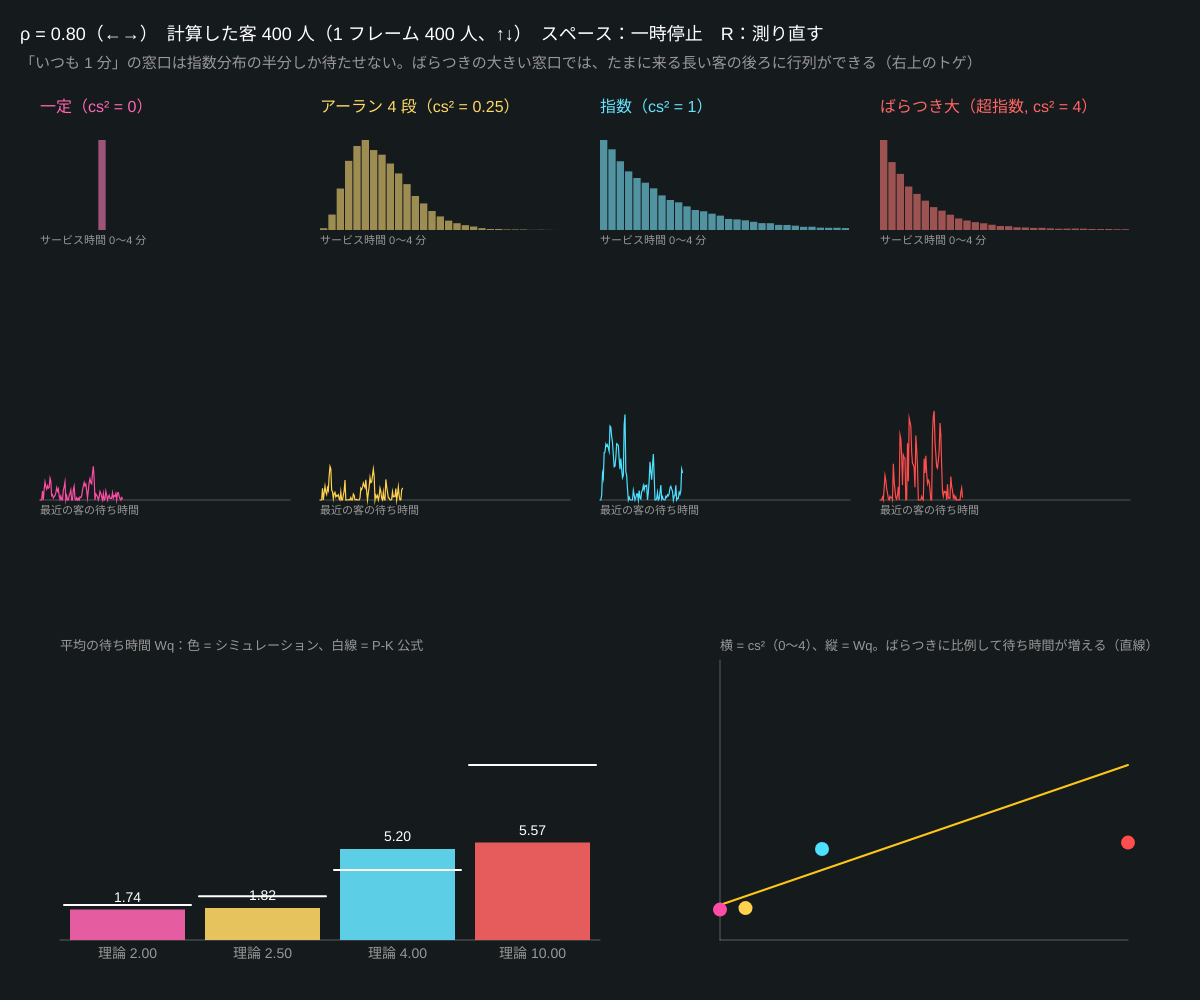
Frame 1 (no input)
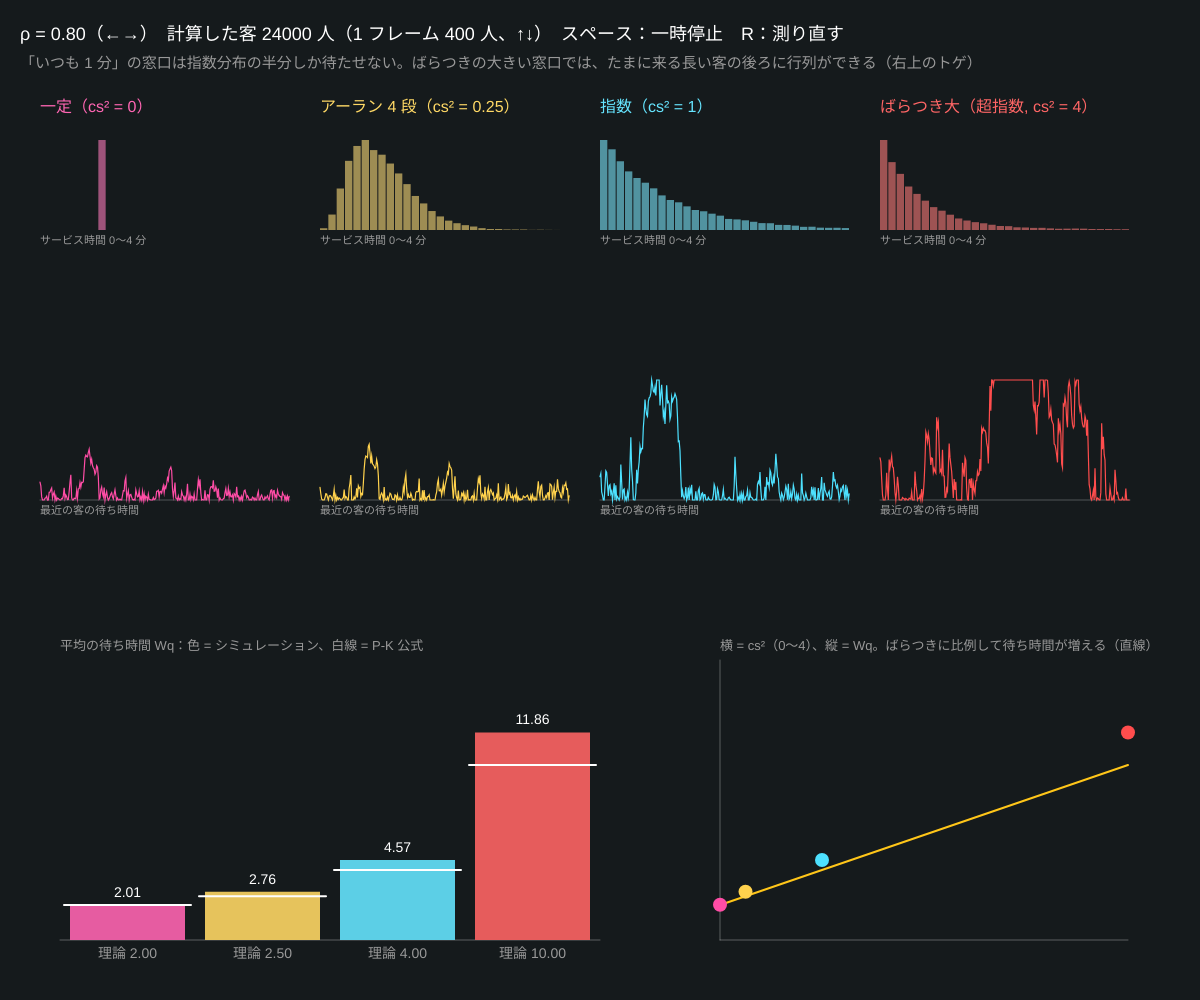
Frame 60 (no input)
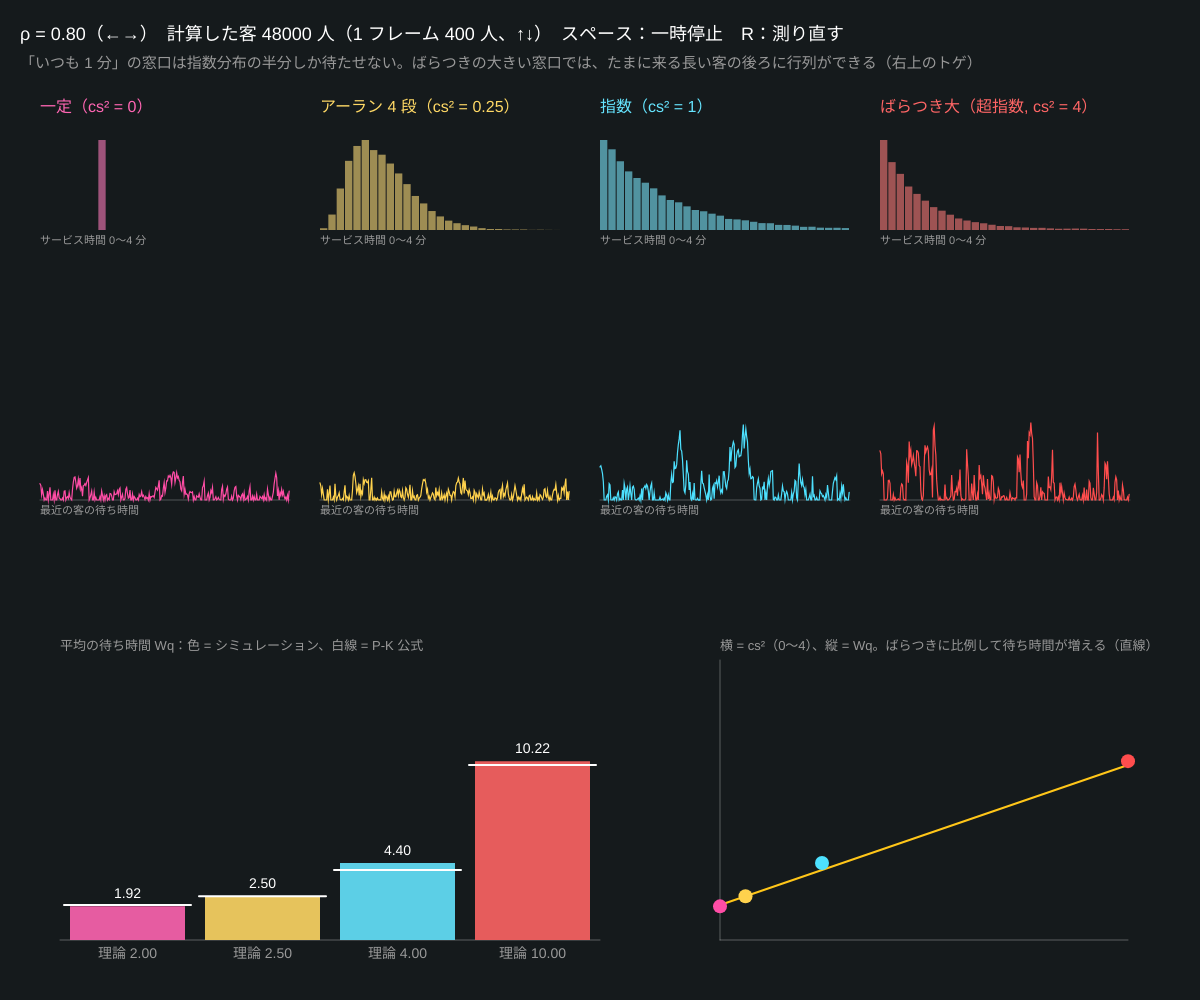
Frame 120 (the mouse pressed at the canvas centre since frame 60)

The p5.js sketch that drew these frames (run headless with seeded random() and noise() and a simulated clock; from frame 60 on, the mouse is pressed at the canvas centre):

// p5.js sketch
// ── sketch.js
// ============================================
// 08 M/G/1 とポラチェック＝ヒンチンの公式
// サービス時間の分布 G が何でもいい窓口 1 つの待ち行列。平均はどれも 1 分なのに、ばらつきで待ち時間が変わる
//   Wq = ρ (1 + cs²) / (2(1 − ρ)) × E[S]　　cs² = 分散 / 平均²（ばらつきの大きさ）
//   4 種類の窓口に同じ客を流して比べる。リンドレーの式 W(次) = max(0, W + S − 到着の間隔) で 1 人ずつ計算
// ←→ = ρ / ↑↓ = 1 フレームに計算する人数 / スペース = 一時停止 / R = 測り直す
// ============================================

let rho = 0.8;             // ★ 利用率（平均サービス時間 1 なので λ = ρ）
let perFrame = 400;        // ★ 1 フレームで計算する客の数
let paused = false;
let D = [];                // 4 つの窓口
let nCust = 0;

function setup() {
  createCanvas(windowWidth, windowHeight);
  colorMode(HSB, 360, 100, 100, 100);
  let p = 0.5 * (1 + Math.sqrt(3 / 5));   // 超指数分布（cs² = 4）の混ぜる割合
  D = [
    { name: '一定（cs² = 0）', cs2: 0, hue: 330, gen: () => 1 },
    { name: 'アーラン 4 段（cs² = 0.25）', cs2: 0.25, hue: 45, gen: () => { let s = 0; for (let k = 0; k < 4; k++) s += expRand(4); return s; } },
    { name: '指数（cs² = 1）', cs2: 1, hue: 190, gen: () => expRand(1) },
    { name: 'ばらつき大（超指数, cs² = 4）', cs2: 4, hue: 0, gen: () => (Math.random() < p ? expRand(2 * p) : expRand(2 * (1 - p))) },
  ];
  for (let d of D) { d.hist = new Array(30).fill(0); for (let i = 0; i < 20000; i++) { let b = floor(d.gen() / 4 * 30); if (b < 30) d.hist[b]++; } }
  resetSim();
}
function resetSim() { nCust = 0; for (let d of D) { d.W = 0; d.S = d.gen(); d.sumW = 0; d.trace = []; } }
function theoryWq(cs2) { return rho * (1 + cs2) / (2 * (1 - rho)); }

function simulate(n) {
  for (let k = 0; k < n; k++) {
    let a = expRand(rho);                    // 次の客までの間隔（4 つで共通）
    for (let d of D) {
      d.W = Math.max(0, d.W + d.S - a);      // ★ リンドレーの式
      d.S = d.gen();
      d.sumW += d.W;
      if (k % 4 === 0) { d.trace.push(d.W); if (d.trace.length > 300) d.trace.shift(); }
    }
    nCust++;
  }
}

function draw() {
  background(200, 25, 11);
  if (!paused) simulate(perFrame);

  let colW = (width - 80) / 4;
  let wmax = theoryWq(4) * 1.6;
  for (let i = 0; i < 4; i++) {
    let d = D[i], x = 40 + i * colW, w = colW - 30;
    noStroke(); fill(d.hue, 60, 100); textSize(16); text(d.name, x, 112);
    // サービス時間の分布
    let hy = 230, hh = 90, pk = max(...d.hist);
    for (let b = 0; b < 30; b++) { let h = d.hist[b] / pk * hh; fill(d.hue, 50, 85, 70); rect(x + b * w / 30, hy - h, w / 30 - 1, h); }
    fill(0, 0, 60); textSize(11); text('サービス時間 0〜4 分', x, hy + 14);
    // 待ち時間の推移（最近の客）
    let ty = height * 0.5, th = 120;
    stroke(0, 0, 100, 25); strokeWeight(1); line(x, ty, x + w, ty);
    noFill(); stroke(d.hue, 70, 100); strokeWeight(1.2);
    beginShape(); for (let j = 0; j < d.trace.length; j++) vertex(x + j / 300 * w, ty - min(d.trace[j] / (wmax * 2), 1) * th); endShape();
    noStroke(); fill(0, 0, 60); textSize(11); text('最近の客の待ち時間', x, ty + 14);
  }

  // ---- 下左：棒グラフ（測定 vs 理論）
  let bx = 60, by = height - 60, bh = height * 0.28, bw = (width * 0.45) / 4;
  stroke(0, 0, 100, 30); strokeWeight(1); line(bx, by, bx + bw * 4, by);
  for (let i = 0; i < 4; i++) {
    let d = D[i], m = d.sumW / max(nCust, 1), t = theoryWq(d.cs2);
    noStroke(); fill(d.hue, 60, 90); let h = min(m / wmax, 1) * bh; rect(bx + i * bw + 10, by - h, bw - 20, h);
    noFill(); stroke(0, 0, 100); strokeWeight(2); let h2 = min(t / wmax, 1) * bh; line(bx + i * bw + 4, by - h2, bx + (i + 1) * bw - 4, by - h2);
    noStroke(); fill(0, 0, 100); textSize(14); textAlign(CENTER);
    text(nf(m, 1, 2), bx + i * bw + bw / 2, by - h - 8); fill(0, 0, 60); text('理論 ' + nf(t, 1, 2), bx + i * bw + bw / 2, by + 18);
    textAlign(LEFT);
  }
  fill(0, 0, 60); textSize(13); text('平均の待ち時間 Wq：色 = シミュレーション、白線 = P-K 公式', bx, by - bh - 10);

  // ---- 下右：Wq は cs² の 1 次関数
  let px = width * 0.6, py = height - 60, pw = width * 0.34, ph = height * 0.28;
  stroke(0, 0, 100, 30); strokeWeight(1); line(px, py, px + pw, py); line(px, py, px, py - ph);
  stroke(45, 90, 100); strokeWeight(2); line(px, py - theoryWq(0) / wmax * ph, px + pw, py - min(theoryWq(4) / wmax, 1) * ph);
  noStroke();
  for (let d of D) { fill(d.hue, 70, 100); circle(px + d.cs2 / 4 * pw, py - min(d.sumW / max(nCust, 1) / wmax, 1) * ph, 14); }
  fill(0, 0, 60); textSize(13);
  text('横 = cs²（0〜4）、縦 = Wq。ばらつきに比例して待ち時間が増える（直線）', px, py - ph - 10);

  fill(0, 0, 100); textSize(18);
  text('ρ = ' + nf(rho, 1, 2) + '（←→）　計算した客 ' + nCust + ' 人（1 フレーム ' + perFrame + ' 人、↑↓）　スペース：一時停止　R：測り直す', 20, 40);
  fill(0, 0, 60); textSize(15);
  text('「いつも 1 分」の窓口は指数分布の半分しか待たせない。ばらつきの大きい窓口では、たまに来る長い客の後ろに行列ができる（右上のトゲ）', 20, 68);
}

function keyPressed() {
  if (key === RIGHT_ARROW) { rho = min(0.95, rho + 0.05); resetSim(); }
  if (key === LEFT_ARROW) { rho = max(0.1, rho - 0.05); resetSim(); }
  if (key === UP_ARROW) perFrame = min(4000, perFrame * 2);
  if (key === DOWN_ARROW) perFrame = max(1, perFrame / 2);
  if (key === ' ') paused = !paused;
  if (key === 'r' || key === 'R') resetSim();
  rho = round(rho * 100) / 100;
}

// ---------- やってみよう ----------
// 1. 4 つの窓口で Wq の比が 1 : 1.25 : 2 : 5 になっていることを確かめる（1 + cs² の比）
// 2. perFrame を 1 にしてゆっくり見る。ばらつき大の窓口で長い待ちが「まとまって」起きるのはなぜ？
// 3. ρ = 0.95 にすると、ばらつき大の窓口はなかなか理論値に落ち着かない。どれくらいの人数が必要？
// 4. 現実の改善：サービス時間の平均を 10% 縮めるのと、ばらつきを半分にするのはどちらが効く？ 式で比べる

// ==================================================
// ここから下は「道具」
// ==================================================
function expRand(rate) { return -Math.log(1 - Math.random()) / rate; }
